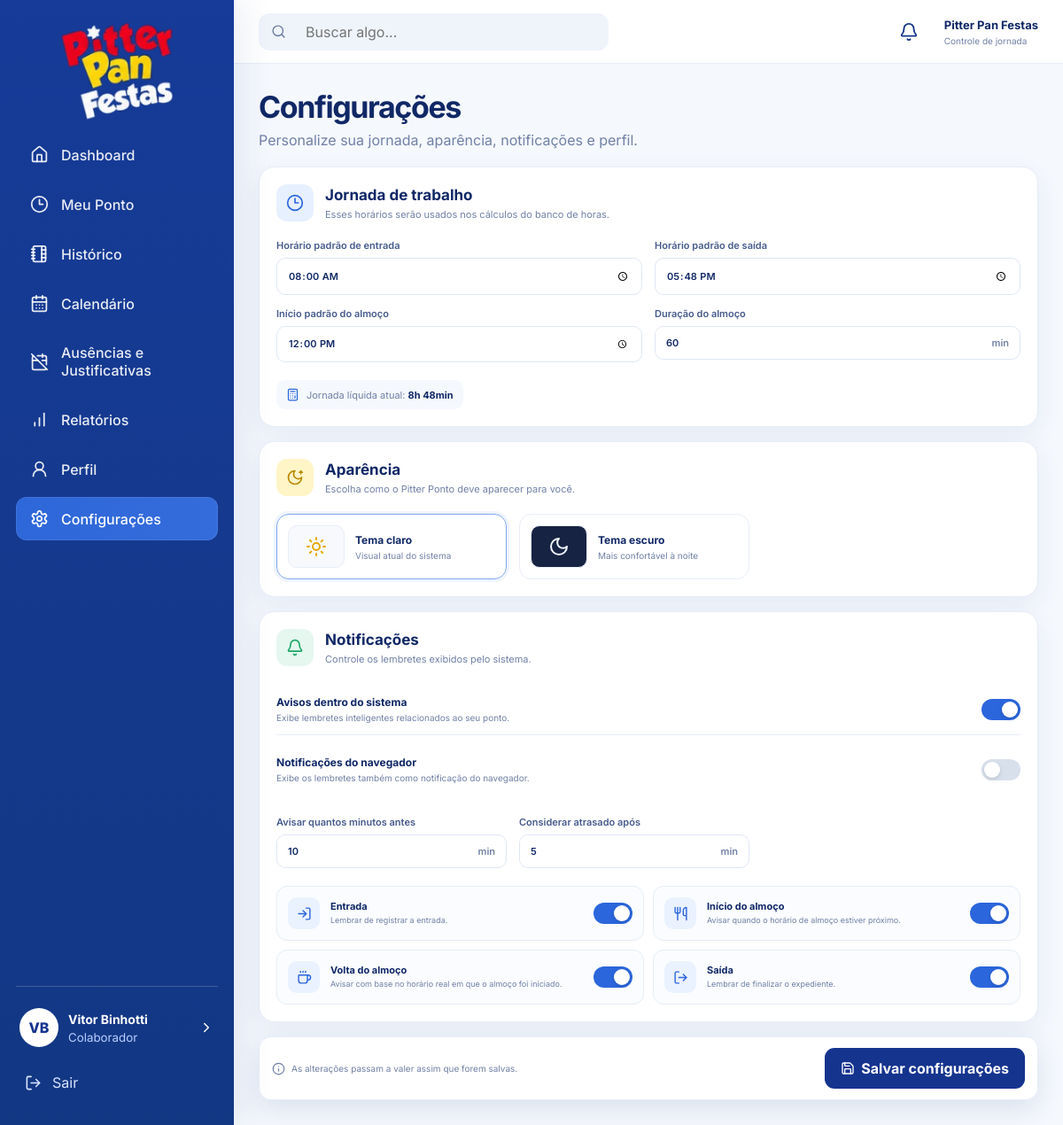
The app's page /public/?route=settings (signed in) with its own data.
### tables this page shows
CREATE TABLE users (
    id BIGINT UNSIGNED AUTO_INCREMENT PRIMARY KEY,
    name VARCHAR(120) NOT NULL,
    email VARCHAR(160) NOT NULL UNIQUE,
    password VARCHAR(255) NOT NULL,
    role ENUM('admin', 'employee') NOT NULL DEFAULT 'employee',
    salary DECIMAL(10,2) NULL,
    daily_minutes SMALLINT UNSIGNED NOT NULL DEFAULT 528 COMMENT '8h48 = 528 minutos',
    monthly_hours SMALLINT UNSIGNED NOT NULL DEFAULT 220,
    workday_start TIME NOT NULL DEFAULT '08:00:00',
    workday_end TIME NOT NULL DEFAULT '17:48:00',
    lunch_start_time TIME NOT NULL DEFAULT '12:00:00',
    lunch_minutes SMALLINT UNSIGNED NOT NULL DEFAULT 60,
    theme ENUM('light', 'dark') NOT NULL DEFAULT 'light',
    notifications_enabled TINYINT(1) NOT NULL DEFAULT 1,
    browser_notifications TINYINT(1) NOT NULL DEFAULT 0,
    notification_before_minutes SMALLINT UNSIGNED NOT NULL DEFAULT 10,
    notification_after_minutes SMALLINT UNSIGNED NOT NULL DEFAULT 5,
    notify_entry_enabled TINYINT(1) NOT NULL DEFAULT 1,
    notify_lunch_start_enabled TINYINT(1) NOT NULL DEFAULT 1,
    notify_lunch_return_enabled TINYINT(1) NOT NULL DEFAULT 1,
    notify_clock_out_enabled TINYINT(1) NOT NULL DEFAULT 1,
    avatar_path VARCHAR(255) NULL,
    is_active TINYINT(1) NOT NULL DEFAULT 1,
    created_at TIMESTAMP NOT NULL DEFAULT CURRENT_TIMESTAMP,
    updated_at TIMESTAMP NOT NULL DEFAULT CURRENT_TIMESTAMP ON UPDATE CURRENT_TIMESTAMP
);

### app/Views/settings/index.php (the view, shortened to what the rows shown need)
<?php
$workdayStart = substr((string)($user['workday_start'] ?? '08:00:00'), 0, 5);
$workdayEnd = substr((string)($user['workday_end'] ?? '17:48:00'), 0, 5);
$lunchStartTime = substr((string)($user['lunch_start_time'] ?? '12:00:00'), 0, 5);
$lunchMinutes = (int)($user['lunch_minutes'] ?? 60);
?>
<div class="page-heading">
    <div>
        <h1>Configurações</h1>
    </div>
</div>
<form
    method="POST"
    action="<?= url('settings') ?>"
    enctype="multipart/form-data"
    class="personal-settings-form"
>
    <section class="panel settings-section">
        <div class="settings-section-head">
            <div>
                <h2>Jornada de trabalho</h2>
            </div>
        </div>
        <div class="settings-grid four">
            <label>
                Horário padrão de entrada
                <input type="time" name="workday_start" value="<?= e($workdayStart) ?>" required>
            </label>
            <label>
                Horário padrão de saída
                <input type="time" name="workday_end" value="<?= e($workdayEnd) ?>" required>
            </label>
            <label>
                Início padrão do almoço
                <input type="time" name="lunch_start_time" value="<?= e($lunchStartTime) ?>" required>
            </label>
            <label>
                <div class="input-with-suffix">
                    <input
                        type="number"
                        name="lunch_minutes"
                        min="0"
                        max="240"
                        value="<?= $lunchMinutes ?>"
                        required
                    >
                    <span>min</span>
                </div>
            </label>
        </div>
        <div class="settings-preview">
            <span>
                Jornada líquida atual:
                <strong>
                    <?= intdiv((int)$user['daily_minutes'], 60) ?>h
                    <?= str_pad((string)((int)$user['daily_minutes'] % 60), 2, '0', STR_PAD_LEFT) ?>min
                </strong>
            </span>
        </div>
    </section>
    <section class="panel settings-section">
        <div class="settings-section-head">
            <div>
                <h2>Aparência</h2>
            </div>
        </div>
    </section>
    <section class="panel settings-section">
        <div class="settings-section-head">
            <div>
                <h2>Notificações</h2>
            </div>
        </div>
        <div class="notification-timing-grid">
            <label>
                <div class="input-with-suffix">
                    <input
                        type="number"
                        name="notification_before_minutes"
                        min="0"
                        max="120"
                        value="<?= (int)($user['notification_before_minutes'] ?? 10) ?>"
                    >
                    <span>min</span>
                </div>
            </label>
            <label>
                <div class="input-with-suffix">
                    <input
                        type="number"
                        name="notification_after_minutes"
                        min="0"
                        max="120"
                        value="<?= (int)($user['notification_after_minutes'] ?? 5) ?>"
                    >
                    <span>min</span>
                </div>
            </label>
        </div>
    </section>
</form>

### app/Views/layouts/app.php (shortened to what the rows shown need)
<?php
$currentUser = authUser();
$viewUser = $user ?? null;
$theme = $viewUser['theme'] ?? 'light';
?>
<!DOCTYPE html>
<html lang="pt-BR">
<head>
    <link rel="stylesheet" href="<?= asset('css/app.css') ?>">
</head>
<body class="<?= $theme === 'dark' ? 'theme-dark' : 'theme-light' ?>">
<div class="app-shell">
    <aside class="sidebar" id="sidebar">
        <div class="sidebar-footer">
            <a href="<?= url('profile') ?>" class="mini-profile">
                <span class="mini-profile-text">
                    <strong><?= e($currentUser['name'] ?? 'Usuário') ?></strong>
                    <small>Colaborador</small>
                </span>
            </a>
        </div>
    </aside>
    <main class="main-content">
        <section class="page-content">
            <?php require $viewFile; ?>
        </section>
    </main>
</div>
</body>
</html>

### records on screen
users: name "Vitor Binhotti", workday_start "08:00", workday_end "17:48", lunch_start_time "12:00", lunch_minutes "60", daily_minutes "8", daily_minutes "48", notification_before_minutes "10", notification_after_minutes "5"

### other values on screen
$initials ?: 'U' "VB"
$label "Entrada"
$description "Lembrar de registrar a entrada."
$label "Início do almoço"
$description "Avisar quando o horário de almoço estiver próximo."
$label "Volta do almoço"
$description "Avisar com base no horário real em que o almoço foi iniciado."
$label "Saída"
$description "Lembrar de finalizar o expediente."
